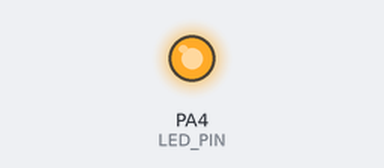
Simulated run of this program. Board: STM32 Blue Pill. Parts: output pins drawn as LEDs (lit = HIGH).

Above: at 3.5 s.
At 8.65 s:
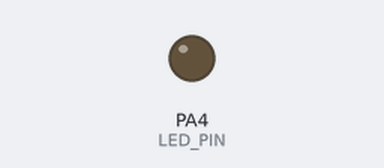
Timing chart, 0 to 9.1 s (numbered marks = the images above):
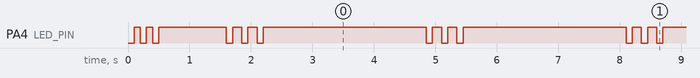

The program:

main.cpp
```cpp
#include <Arduino.h>
#include <Wire.h>

// STM32F103 I2C2: SDA = PB11, SCL = PB10.
TwoWire sensorBus(PB11, PB10);

constexpr pin_size_t LED_PIN = PA4;

void blink(unsigned int onMs, unsigned int offMs)
{
    // This board's PA4 user LED is active-low.
    digitalWrite(LED_PIN, LOW);
    delay(onMs);
    digitalWrite(LED_PIN, HIGH);
    delay(offMs);
}

void setup()
{
    pinMode(LED_PIN, OUTPUT);
    digitalWrite(LED_PIN, HIGH);

    // I2C uses open-drain signaling. Pull-ups belong on the sensor's 5 V bus
    // when only the 5 V-tolerant PB10/PB11 pins are connected directly.
    sensorBus.begin();
    sensorBus.setClock(100000);

    // An unmistakable boot marker, distinct from the old 0.5 s blink sketch.
    for (uint8_t n = 0; n < 3; ++n) {
        blink(100, 100);
    }
    delay(1000);
}

void loop()
{
    bool found = false;
    // Ganv's default address is 0x4C; AD0/AD1 jumpers allow 0x4D..0x4F.
    for (uint8_t address = 0x4C; address <= 0x4F; ++address) {
        sensorBus.beginTransmission(address);
        if (sensorBus.endTransmission() == 0) {
            found = true;
            break;
        }
    }

    if (found) {
        // Three short flashes followed by a long pause: I2C answered.
        for (uint8_t n = 0; n < 3; ++n) {
            blink(100, 150);
        }
        delay(2500);
    } else {
        // Three-second ON/OFF cycle: no sensor answered.
        blink(3000, 3000);
    }
}
```

Measured:
- by itself, PA4 (LED_PIN): moves between LOW and HIGH, repeating every 52.0 s
- by itself, everything shown: repeats every 3.3 s, in 4 steps
